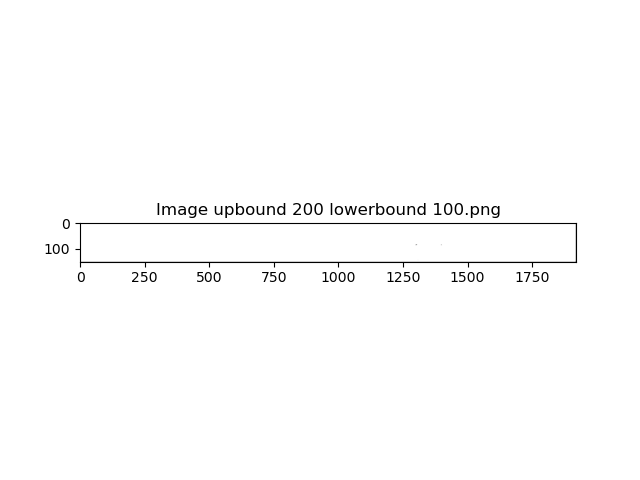
#> input picture src/Image_upbound_200_lowerbound_100.png, 640 x 480 px
$ python bottle_cap.py --path_image ../Image_upbound_200_lowerbound_100.png -lower 5 -upper 5
#> lines starting #> are read from the running program, lines starting #| are printed output that depends on the picture; after the words box and inside, x2 and y2 are one past the last pixel; in counts of white or black regions, pixels touching at a corner belong together
#> in main, img is the input picture: shape (480, 640, 3); min 0, max 255, mean 252.3
import cv2
import matplotlib.pyplot as plt
import matplotlib.image as mpimg
import imageio
import os
import numpy as np
import argparse


def process_image(img: np.ndarray, output:str, lower, upper):


	img_grey = cv2.cvtColor(img,cv2.COLOR_BGR2GRAY)

	images = []

	for upBound in range(upper,255,20):

	    for lowBound in range(lower,140,10):

	        plt.clf()

	        (thresh, blackAndWhiteImage) = cv2.threshold(img_grey, upBound, lowBound, cv2.THRESH_BINARY)

	        imgplot = plt.imshow(blackAndWhiteImage, cmap='Greys')

	        plt.title('Image upbound {} lowerbound {}.png'.format(upBound,lowBound))

	        file_save = os.path.join(output, 'Image_upbound_{}_lowerbound_{}.png'.format(upBound, lowBound))

	        plt.savefig(file_save)

	        img = cv2.imread(file_save)

	        images.append(img)

	return images


def simple_process(img, output, lower, upper):
#> called with lower = 5, upper = 5
	img_grey = cv2.cvtColor(img,cv2.COLOR_BGR2GRAY)

	plt.clf()

	(thresh, blackAndWhiteImage) = cv2.threshold(img_grey, upper, lower, cv2.THRESH_BINARY)
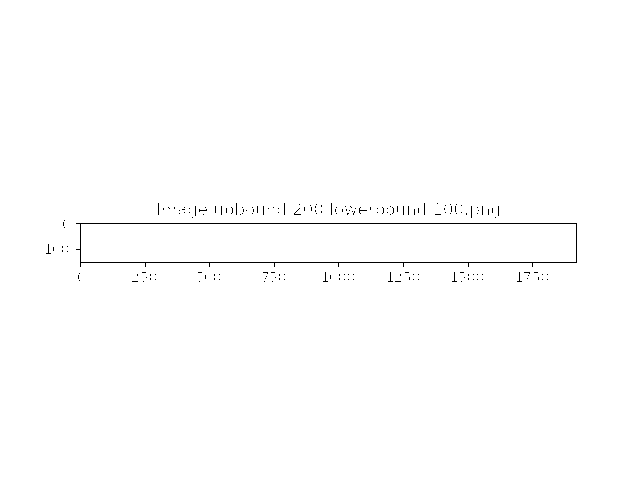
#> blackAndWhiteImage: shape (480, 640); values 0 (black) and 5 (white), 99.4% white; black in thin lines or dots, all inside (x1, y1, x2, y2) = (46, 203, 577, 282)
#> thresh = 5

	imgplot = plt.imshow(blackAndWhiteImage, cmap='Greys')


	plt.title('Image upbound {} lowerbound {}.png'.format(upper,lower))

	file_save = os.path.join(output, 'Image_upbound_{}_lowerbound_{}.png'.format(upper, lower))

	plt.savefig(file_save)


def main(args):

	# Check the path file
	if not os.path.exists(args['path_image']):
		print("The invalid path")
		exit(0)

	# Read image by path
	img = cv2.imread(args['path_image'])

	# Create output directory
	output_directory = os.path.join("../output", os.path.split(args['path_image'])[1].split(".")[0])
	if not os.path.exists(output_directory):
		os.mkdir(output_directory)


	images = simple_process(img, output=output_directory, lower=args['lower_bound'], upper=args['upper_bound'])


	# Create gif from images
	# imageio.mimsave(os.path.join(output_directory, 'animation.gif'), images, duration=1)


if __name__ == '__main__':

	parser = argparse.ArgumentParser(description='Process image')
	parser.add_argument('--path_image', type=str, required=True, help='The path of image need process')
	parser.add_argument('--lower_bound', '-lower', type=int, required=True, help='The lower bound')
	parser.add_argument('--upper_bound', '-upper', type=int, required=True, help='The upper bound')

	main(vars(parser.parse_args()))
